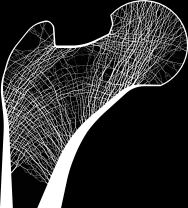
#> input picture 0. Datas and Preprocessing/IMAGE/r10/IMG_r10_s1.png, 188 x 208 px
$ python Evaluate_Total_IQA.py   (older library calls are emulated)
#> lines starting #> are read from the running program, lines starting #| are printed output that depends on the picture; long printed decimals are rounded
# 전체 모델간 비교를 하기 위한 파일
import matplotlib.pyplot as plt
import numpy as np
import math
from skimage.measure import compare_ssim as ssim
from skimage.measure import compare_mse as mse
from skimage.measure import compare_psnr as psnr
from scipy.misc import imresize
import warnings
import cv2
warnings.filterwarnings("ignore")

[height, width] = [2080, 1883]

def rgb2gray(rgb):
    r, g, b = rgb[:,:,0], rgb[:,:,1], rgb[:,:,2]
    gray = 0.2989 * r + 0.5870 * g + 0.1140 * b
    return gray
def Compare(name, ref_img, target_img, save=False):
    print("---%s---"%name)
    print("SSIM:\t%f" % ssim(ref_img, target_img, data_range = 1))
    print("MSE:\t%f" % mse(ref_img, target_img))
    print("PSNR:\t%f" % psnr(ref_img, target_img, data_range=1))
    if save:
        plt.gray()
        plt.imsave("%s.png"%name, target_img)
def Get_Boundary_Variation(img, mask, order='higher'):
    if order == 'lower':
        img = np.flip(img, axis = 0)
    height, width = img.shape[0], img.shape[1]
    BV, n = 0, 0

    # [10 lines of commented-out code are left out]
    for i in range(height-1):
        for j in range(width-1):
            if mask[i, j] == 1:
                if mask[i+1, j] != 1:
                    BV += abs(img[i,j] - img[i+1,j])
                if mask[i, j+1] != 1:
                    BV += abs(img[i, j] - img[i , j+1])
                n += 1

    return BV/n

if __name__ == '__main__':
    [subject, ratio, patch_n] = [1, 10, 8]
    [NX, NY] = [math.floor(width/ratio), math.floor(height/ratio)]
    rp = ratio*patch_n

    ref_mask = np.zeros((height, width))
    for winy in range(0, NY, patch_n):
        for winx in range(0, NX, patch_n):
            i = NY - patch_n if winy > NY - patch_n else winy
            j = NX - patch_n if winx > NX - patch_n else winx
            ref_mask[i*ratio:i*ratio+rp, j*ratio+rp-1] = 1
            ref_mask[i*ratio+rp-1, j*ratio:j*ratio+rp] = 1
    ref_mask = np.flip(ref_mask, axis=0)
    # 영상 불러오기
    LR_img = rgb2gray(plt.imread('../0. Datas and Preprocessing/IMAGE/r%d/IMG_r%d_s%d.png' % (ratio, ratio, subject)))
    ref_img = rgb2gray(plt.imread('../0. Datas and Preprocessing/IMAGE/r1/IMG_r1_s%d.png' % subject))
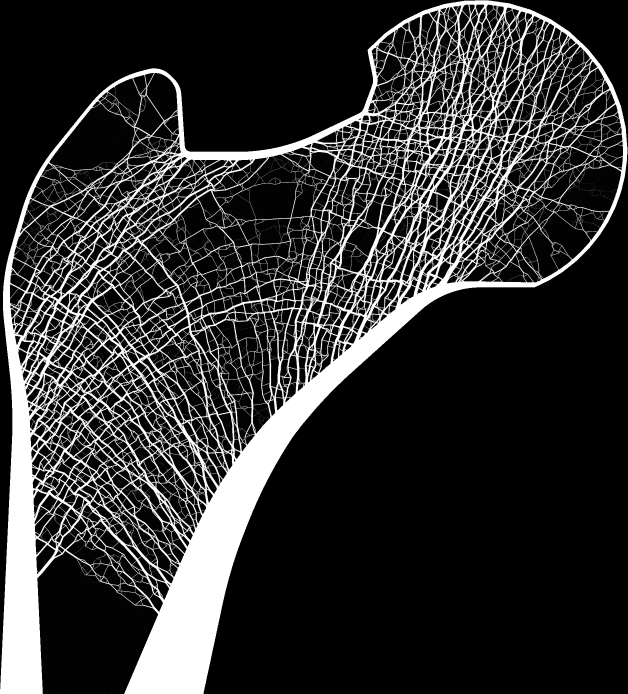
#> input picture 0. Datas and Preprocessing/IMAGE/r1/IMG_r1_s1.png, 1883 x 2080 px (shown at 1/3 size)
    print(np.sum(ref_img))
#| 757745.75

    inter_img = imresize(LR_img, (height, width), 'bilinear')/255
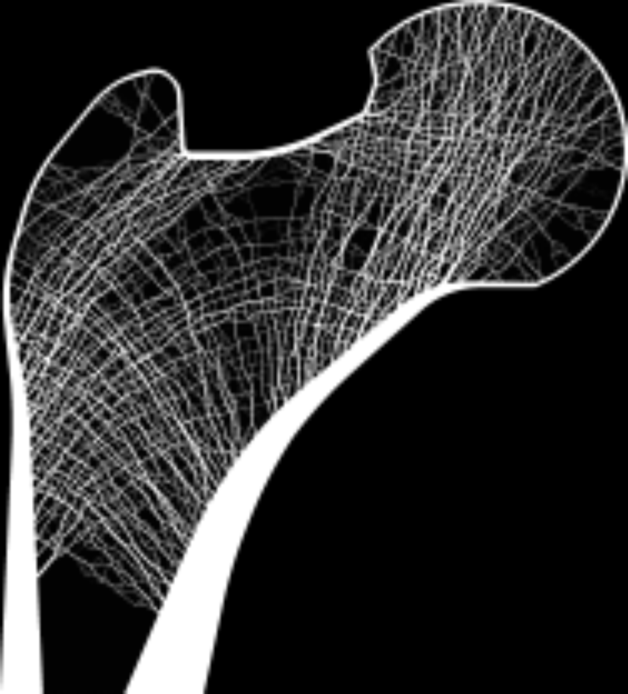
#> inter_img: shape (2080, 1883) float64 (shown at 1/3 size); min 0, max 1, mean 0.194
    Compare('bilinear', ref_img, inter_img)
#| SSIM:	0.5916
#| MSE:	0.05244
#| PSNR:	12.804
    print(np.sum(inter_img))
#| 759434.302

    for comp_path in [
        f"ResNeT_MSE/subject{subject}.png", f"ResNeT_MSE/subject{subject}_Quilt2.png",
        f"ResNeT_MAE/subject{subject}.png", f"ResNeT_MAE/subject{subject}_Quilt2.png",
        f"SRGAN/subject{subject}.png", f"SRGAN/subject{subject}_Quilt2.png",
        # f"SRGAN_BVTV/subject{subject}.png", f"SRGAN_BVTV/subject{subject}_Quilt2.png"
    ]:
#> (the run stopped early here; a loop or call above may not have finished)
